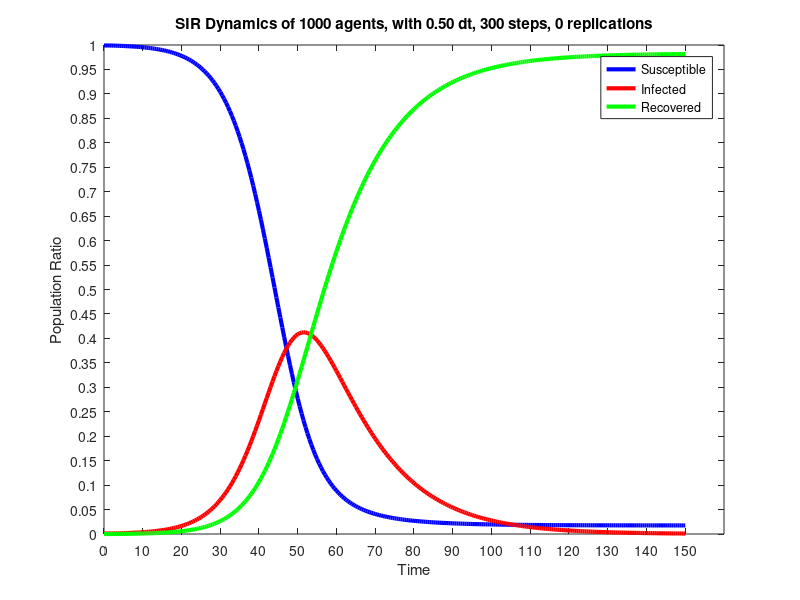

MATLAB code for this plot:
dynamics = [
999.000,1.000,0.000;
999.000,1.000,0.000;
999.000,1.000,0.000;
999.000,1.000,0.000;
998.875,1.092,0.033;
998.750,1.183,0.067;
998.625,1.275,0.100;
998.489,1.375,0.136;
998.341,1.483,0.176;
998.182,1.599,0.218;
998.011,1.725,0.264;
997.826,1.861,0.314;
997.626,2.007,0.367;
997.411,2.165,0.424;
997.179,2.335,0.486;
996.929,2.518,0.553;
996.659,2.716,0.625;
996.368,2.929,0.703;
996.054,3.159,0.787;
995.715,3.407,0.878;
995.351,3.674,0.975;
994.957,3.962,1.081;
994.533,4.272,1.194;
994.076,4.607,1.317;
993.583,4.968,1.449;
993.052,5.357,1.591;
992.480,5.775,1.745;
991.863,6.227,1.910;
991.198,6.713,2.089;
990.481,7.237,2.281;
989.709,7.802,2.489;
988.878,8.410,2.713;
987.982,9.064,2.954;
987.016,9.769,3.214;
985.977,10.529,3.494;
984.858,11.346,3.797;
983.652,12.226,4.122;
982.355,13.172,4.473;
980.958,14.191,4.851;
979.455,15.287,5.259;
977.837,16.465,5.698;
976.097,17.732,6.171;
974.225,19.094,6.680;
972.213,20.558,7.229;
970.049,22.130,7.820;
967.724,23.819,8.457;
965.226,25.632,9.142;
962.542,27.578,9.880;
959.661,29.665,10.674;
956.569,31.903,11.528;
953.250,34.302,12.447;
949.692,36.872,13.436;
945.877,39.623,14.500;
941.790,42.567,15.643;
937.413,45.715,16.872;
932.728,49.079,18.193;
927.717,52.671,19.612;
922.360,56.504,21.136;
916.638,60.590,22.772;
910.530,64.943,24.527;
904.015,69.574,26.411;
897.073,74.497,28.431;
889.681,79.724,30.595;
881.819,85.266,32.914;
873.466,91.137,35.398;
864.600,97.345,38.055;
855.201,103.902,40.897;
845.250,110.815,43.935;
834.730,118.090,47.180;
823.623,125.734,50.643;
811.914,133.748,54.337;
799.593,142.134,58.274;
786.648,150.887,62.465;
773.074,160.003,66.923;
758.868,169.471,71.661;
744.031,179.279,76.690;
728.569,189.407,82.024;
712.493,199.834,87.673;
695.820,210.532,93.649;
678.570,221.467,99.962;
660.773,232.604,106.624;
642.461,243.898,113.641;
623.676,255.301,121.023;
604.464,266.759,128.777;
584.877,278.216,136.907;
564.974,289.609,145.417;
544.818,300.873,154.309;
524.478,311.940,163.583;
504.025,322.739,173.236;
483.535,333.200,183.266;
463.084,343.252,193.663;
442.751,352.828,204.421;
422.611,361.861,215.528;
402.742,370.288,226.970;
383.215,378.054,238.731;
364.099,385.108,250.793;
345.458,391.406,263.136;
327.349,396.914,275.738;
309.821,401.604,288.574;
292.920,405.459,301.621;
276.678,408.470,314.852;
261.125,410.636,328.239;
246.279,411.967,341.754;
232.153,412.478,355.370;
218.749,412.193,369.057;
206.067,411.144,382.790;
194.097,409.364,396.539;
182.826,406.895,410.279;
172.236,403.781,423.984;
162.304,400.067,437.629;
153.005,395.803,451.192;
144.312,391.037,464.652;
136.195,385.818,477.987;
128.625,380.194,491.181;
121.571,374.214,504.215;
115.003,367.921,517.076;
108.890,361.361,529.749;
103.203,354.574,542.223;
97.914,347.599,554.487;
92.996,340.472,566.532;
88.422,333.227,578.351;
84.167,325.895,589.938;
80.209,318.504,601.287;
76.526,311.079,612.394;
73.098,303.645,623.258;
69.904,296.221,633.874;
66.929,288.828,644.244;
64.154,281.481,654.365;
61.566,274.195,664.239;
59.149,266.984,673.867;
56.892,259.858,683.250;
54.782,252.829,692.389;
52.808,245.903,701.289;
50.960,239.089,709.951;
49.229,232.393,718.378;
47.605,225.819,726.575;
46.082,219.373,734.545;
44.652,213.056,742.291;
43.309,206.873,749.819;
42.045,200.824,757.131;
40.856,194.911,764.233;
39.736,189.136,771.129;
38.680,183.497,777.823;
37.685,177.995,784.320;
36.746,172.630,790.624;
35.858,167.401,796.741;
35.020,162.306,802.674;
34.227,157.345,808.428;
33.477,152.515,814.008;
32.766,147.815,819.419;
32.093,143.244,824.663;
31.455,138.798,829.747;
30.849,134.476,834.674;
30.275,130.276,839.449;
29.729,126.195,844.076;
29.210,122.231,848.558;
28.717,118.382,852.901;
28.248,114.644,857.107;
27.802,111.016,861.182;
27.377,107.495,865.128;
26.972,104.078,868.949;
26.587,100.764,872.650;
26.219,97.548,876.233;
25.868,94.430,879.702;
25.533,91.406,883.061;
25.213,88.474,886.313;
24.908,85.632,889.460;
24.616,82.877,892.507;
24.337,80.206,895.456;
24.071,77.619,898.311;
23.816,75.111,901.073;
23.572,72.681,903.747;
23.338,70.328,906.334;
23.115,68.048,908.838;
22.900,65.839,911.261;
22.695,63.700,913.605;
22.499,61.628,915.873;
22.310,59.622,918.068;
22.129,57.680,920.191;
21.956,55.799,922.245;
21.790,53.977,924.233;
21.630,52.214,926.155;
21.477,50.508,928.015;
21.330,48.855,929.815;
21.189,47.256,931.555;
21.053,45.708,933.239;
20.923,44.210,934.867;
20.798,42.760,936.442;
20.678,41.356,937.966;
20.562,39.998,939.440;
20.451,38.684,940.865;
20.344,37.413,942.243;
20.241,36.182,943.577;
20.142,34.992,944.866;
20.047,33.840,946.113;
19.956,32.725,947.319;
19.867,31.647,948.486;
19.783,30.604,949.614;
19.701,29.594,950.705;
19.622,28.618,951.759;
19.547,27.674,952.780;
19.474,26.760,953.766;
19.404,25.876,954.720;
19.336,25.021,955.642;
19.271,24.195,956.534;
19.208,23.395,957.397;
19.148,22.621,958.231;
19.089,21.873,959.038;
19.033,21.149,959.817;
18.979,20.449,960.571;
18.927,19.773,961.300;
18.877,19.118,962.005;
18.828,18.485,962.687;
18.781,17.872,963.346;
18.736,17.280,963.983;
18.693,16.708,964.600;
18.651,16.154,965.195;
18.610,15.618,965.771;
18.571,15.100,966.328;
18.534,14.600,966.867;
18.497,14.115,967.387;
18.462,13.647,967.891;
18.428,13.194,968.377;
18.396,12.756,968.848;
18.364,12.333,969.303;
18.334,11.924,969.743;
18.305,11.528,970.168;
18.276,11.145,970.579;
18.249,10.775,970.976;
18.222,10.417,971.361;
18.197,10.071,971.732;
18.172,9.736,972.091;
18.149,9.413,972.439;
18.126,9.100,972.774;
18.104,8.798,973.099;
18.082,8.505,973.413;
18.062,8.222,973.716;
18.042,7.949,974.009;
18.023,7.685,974.293;
18.004,7.429,974.567;
17.986,7.182,974.832;
17.969,6.943,975.088;
17.952,6.712,975.335;
17.936,6.489,975.575;
17.920,6.273,975.806;
17.905,6.065,976.030;
17.891,5.863,976.246;
17.877,5.668,976.455;
17.863,5.479,976.658;
17.850,5.297,976.853;
17.837,5.121,977.042;
17.825,4.950,977.225;
17.813,4.786,977.401;
17.802,4.626,977.572;
17.791,4.472,977.737;
17.780,4.323,977.896;
17.770,4.180,978.051;
17.760,4.040,978.200;
17.750,3.906,978.344;
17.741,3.776,978.483;
17.732,3.650,978.618;
17.723,3.529,978.748;
17.715,3.411,978.874;
17.707,3.298,978.996;
17.699,3.188,979.113;
17.692,3.082,979.227;
17.684,2.979,979.337;
17.677,2.880,979.443;
17.670,2.784,979.546;
17.664,2.691,979.645;
17.657,2.602,979.741;
17.651,2.515,979.834;
17.645,2.431,979.924;
17.640,2.350,980.010;
17.634,2.272,980.094;
17.629,2.196,980.175;
17.624,2.123,980.253;
17.619,2.052,980.329;
17.614,1.984,980.402;
17.609,1.918,980.473;
17.604,1.854,980.542;
17.600,1.792,980.608;
17.596,1.732,980.672;
17.592,1.675,980.733;
17.588,1.619,980.793;
17.584,1.565,980.851;
17.580,1.513,980.907;
17.577,1.462,980.961;
17.573,1.414,981.013;
17.570,1.367,981.063;
17.567,1.321,981.112;
17.564,1.277,981.159;
17.561,1.235,981.205;
17.558,1.193,981.249;
17.555,1.154,981.291;
17.552,1.115,981.332;
17.550,1.078,981.372;
17.547,1.042,981.411;
17.545,1.007,981.448;
17.542,0.974,981.484;
17.540,0.941,981.519;
];
steps = 300;
dt = 0.5;
replications = 0;
startingTime = 0;
endTime = steps * dt;
time = 0 : dt : endTime;
susceptible = dynamics (:, 1);
infected = dynamics (:, 2);
recovered = dynamics (:, 3);
totalPopulation = susceptible(1) + infected(1) + recovered(1);
susceptibleRatio = susceptible ./ totalPopulation;
infectedRatio = infected ./ totalPopulation;
recoveredRatio = recovered ./ totalPopulation;
figure
plot (time, susceptibleRatio.', 'color', 'blue', 'linewidth', 3);
hold on
plot (time, infectedRatio.', 'color', 'red', 'linewidth', 3);
hold on
plot (time, recoveredRatio.', 'color', 'green', 'linewidth', 3);
set(gca,'YTick',0:0.05:1.0)
set(gca,'XTick',0:10:endTime)
xlabel ('Time');
ylabel ('Population Ratio');
legend('Susceptible','Infected', 'Recovered');
titleStr = sprintf('SIR Dynamics of %i agents, with 0.50 dt, 300 steps, 0 replications', totalPopulation)
title (titleStr);
